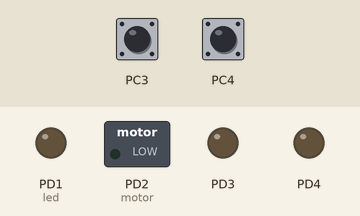
Bench run of a program on a simulated ATmega328P, built with avr-gcc and emulated at 1.6 MHz. Parts: switched loads named in the program (green lamp = pin HIGH), output pins drawn as LEDs (lit = HIGH). Inputs (shaded band) come from the test bench; at power-on: PC3 LOW, PC4 HIGH.

Above: at 1.2 s.
1.3 s: PC3 pulsed HIGH 5 times (0.12 s each, 0.3 s apart)
At 3.4 s:
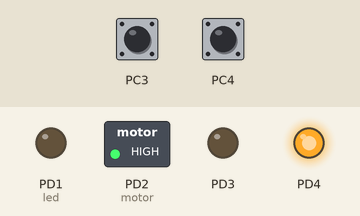
4.3 s: PC4 pulled LOW for 0.15 s
At 4.7 s:
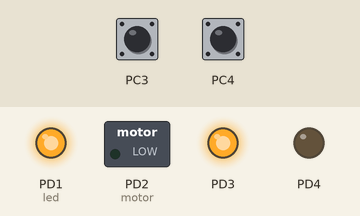
5.9 s: PC4 pulled LOW for 1 s
At 7.2 s:
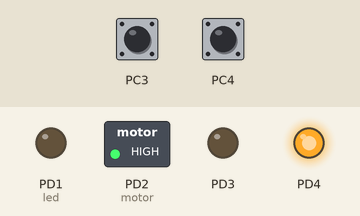
8.4 s: PC4 pulled LOW for 3.2 s
At 11.9 s:
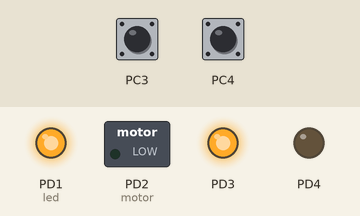
Timing chart, 0 to 13.4 s (numbered marks = the images above; inputs shaded):
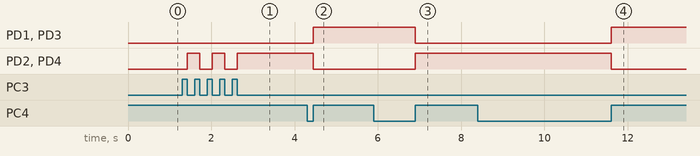

The program:

main.cpp
```cpp
/*
 * led_blink.cpp
 *
 * Created: 17-Mar-26 5:46:50 PM
 * Author : SHAHEEM
 */
#define F_CPU 1600000UL
#include <avr/io.h>
#include<util/delay.h>

int main(void)
{
	uint8_t direction=0;
	uint8_t main=0;
	DDRD |= (1<<DDD1)|(1<<DDD2)|(1<<DDD3)|(1<<DDD4); //Data direction registers Enabled for PORTD Pins.
	DDRC &= ~(1<<DDC3); //PortC3 Configure as input.
	DDRC &= ~(1<<DDC4); //PortC4 configured as input,
	PORTC |= (1<<PC4);  //Enable the PORTC4 pin to access the internal pull-up configuration in Atmega328P.

    while (1)
    {
		if((PINC&(1<<PINC3)))
		{
			main ^=1;
			_delay_ms(50);
			while((PINC&(1<<PINC3)));
		}
		//else
		//{
		//   main =0;
		//}
				if(!(PINC & (1<<PINC4)))
				{
					direction=!direction; //Toggle the PIN status.
					_delay_ms(50);
					while(!(PINC & (1<<PINC4)));//wait for release.
				}
				if(main)
				{
					if(direction)
					{
						PORTD |=  (1<<PD1); //as output for motor.
						PORTD &= ~(1<<PD2); //as output for motor.
						PORTD |=  (1<<PD3);
						PORTD &= ~(1<<PD4);	 //as output for status led.
					}
				else if(!(direction))
				{
					PORTD |=  (1<<PD2); //as output for motor.
					PORTD &= ~(1<<PD1); //as output for motor.
					PORTD |= (1<<PD4);
					PORTD &= ~(1<<PD3);
				}
				}
				else
				{
					PORTD &= ~((1<<PD1)|(1<<PD2)|(1<<PD4)|(1<<PD3)); //0 all Ports to stop functioning.
				}

	}
	}
```

Measured:
- after the input at 1.3 s, PD2 (motor), PD4: alternates HIGH for 0.30 s and LOW for 0.30 s, 5 changes in all, then stays HIGH, starting after 0.12 s
- after the input at 4.3 s, PD1 (led), PD3: LOW → HIGH after 0.15 s; PD2 (motor), PD4: HIGH → LOW after 0.15 s
- after the input at 5.9 s, PD1 (led), PD3: HIGH → LOW after 1.0 s; PD2 (motor), PD4: LOW → HIGH after 1.0 s
- after the input at 8.4 s, PD1 (led), PD3: LOW → HIGH after 3.2 s; PD2 (motor), PD4: HIGH → LOW after 3.2 s
